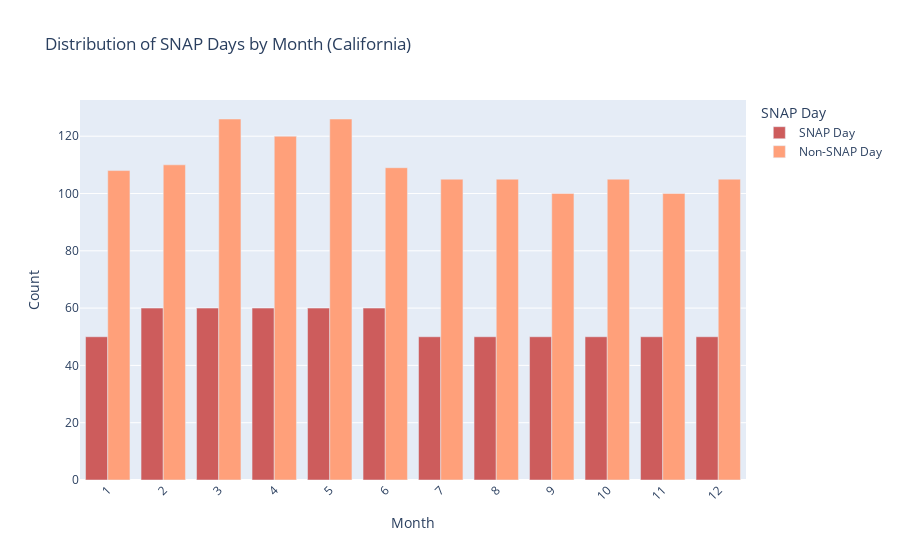

Notebook source saved alongside this figure:
### Markdown cell above
***Monthly SNAP Distribution For California***

### Code cell
import plotly.graph_objects as go

months =['1', '2', '3', '4', '5', '6', '7', '8', '9', '10', '11', '12']

snap_counts = calendar_df.groupby(['month', 'snap_CA']).size().unstack(fill_value=0)

fig = go.Figure()
fig.add_trace(go.Bar(
    x=months,
    y=snap_counts[1],  
    name='SNAP Day',
    marker_color='indianred'
))
fig.add_trace(go.Bar(
    x=months,
    y=snap_counts[0],  
    name='Non-SNAP Day',
    marker_color='lightsalmon'
))

fig.update_layout(barmode='group', xaxis_tickangle=-45)
fig.update_xaxes(title='Month')
fig.update_yaxes(title='Count')
fig.update_layout(title='Distribution of SNAP Days by Month (California)')
fig.update_layout(legend_title='SNAP Day')

fig.show()

### Figure 1 — Plotly figure (JSON) as saved in the notebook; plotly's stock layout.template omitted (floating-point values rounded to 4 significant figures)
{"data": [{"marker": {"color": "indianred"}, "name": "SNAP Day", "type": "bar", "x": ["1", "2", "3", "4", "5", "6", "7", "8", "9", "10", "11", "12"], "y": [50, 60, 60, 60, 60, 60, 50, 50, 50, 50, 50, 50]}, {"marker": {"color": "lightsalmon"}, "name": "Non-SNAP Day", "type": "bar", "x": ["1", "2", "3", "4", "5", "6", "7", "8", "9", "10", "11", "12"], "y": [108, 110, 126, 120, 126, 109, 105, 105, 100, 105, 100, 105]}], "layout": {"autosize": true, "barmode": "group", "legend": {"title": {"text": "SNAP Day"}}, "title": {"text": "Distribution of SNAP Days by Month (California)"}, "xaxis": {"autorange": true, "range": [-0.5, 11.5], "tickangle": -45, "title": {"text": "Month"}, "type": "category"}, "yaxis": {"autorange": true, "range": [0, 132.6], "title": {"text": "Count"}, "type": "linear"}}}
